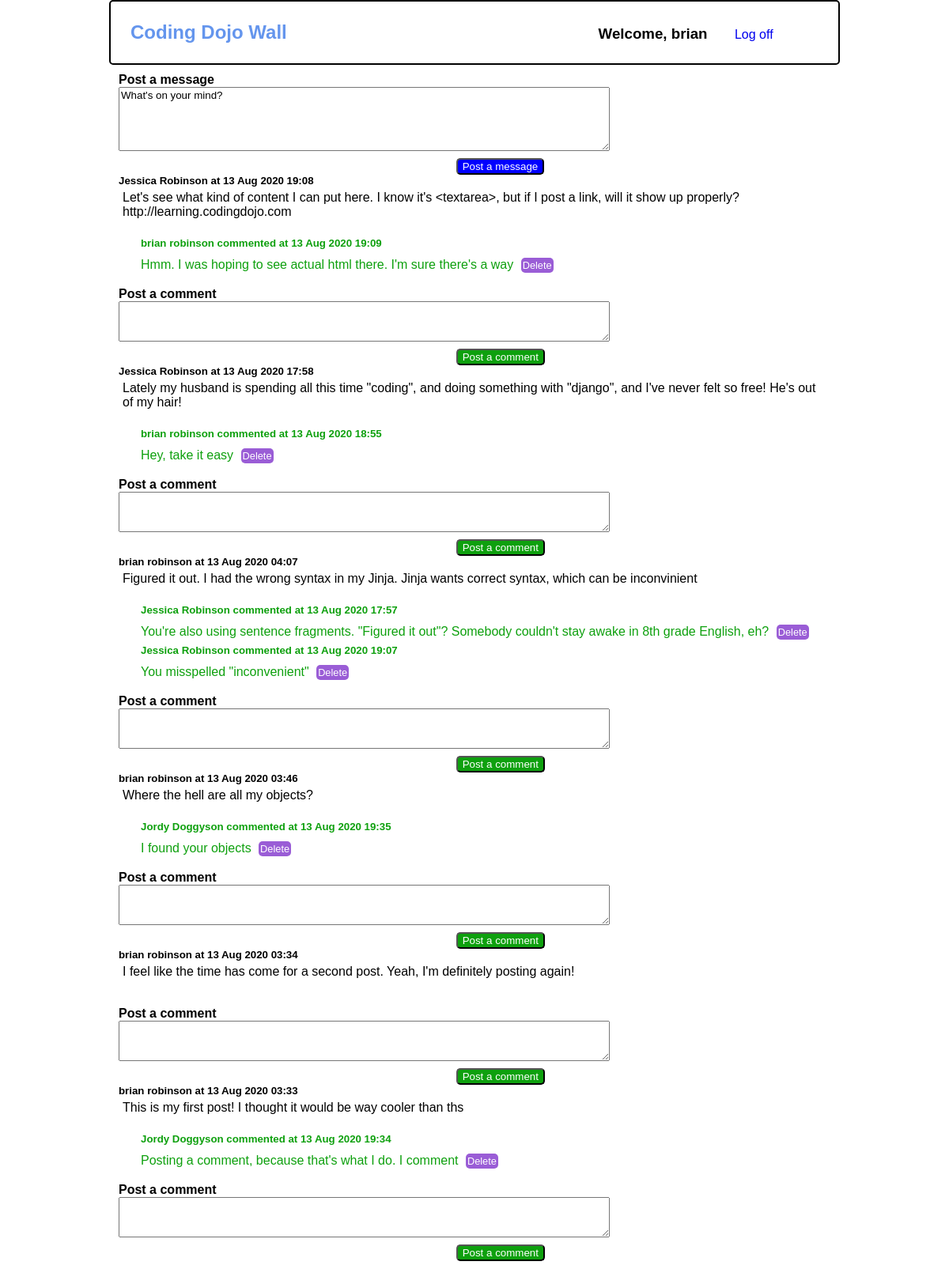
The app's page /wall/show_wall (signed in) with its own data.
### login_app/models.py (models this page shows)
class User(models.Model):
    first_name = models.CharField(max_length=255)
    last_name = models.CharField(max_length=255)
    email = models.CharField(max_length=255)
    password = models.CharField(max_length=255)
    birthday = models.DateTimeField()
    created_at = models.DateTimeField(auto_now_add=True)
    updated_at = models.DateTimeField(auto_now=True)
    objects=UserManager()

### message_app/models.py (models this page shows)
class Message(models.Model):
    content=models.TextField()
    poster=models.ForeignKey(User,related_name="message",on_delete=models.CASCADE, null=True)
    created_at=models.DateTimeField(auto_now_add=True)
    updated_at=models.DateTimeField(auto_now=True)

class Comment(models.Model):
    content=models.TextField()
    poster=models.ForeignKey(User,related_name="comment",on_delete=models.CASCADE, null=True)
    message=models.ForeignKey(Message,related_name="comment",on_delete=models.CASCADE, null=True)
    created_at=models.DateTimeField(auto_now_add=True)
    updated_at=models.DateTimeField(auto_now=True)

### message_app/views.py (the view)
# urls.py: path('show_wall',views.show_wall),
def show_wall(request):
    print("just got called to show the wall")
    context={
        "messages":Message.objects.all(),
    }
    return render(request,"thewall.html",context)

### message_app/templates/thewall.html (shortened to what this page needs)
<!DOCTYPE html>
<html lang="en">
<head>
    {% load static %}
    <link rel="stylesheet" href="{% static 'messages/style.css' %}">
</head>
<body>
    <div id="header">
        <h2 class="header-footer">Coding Dojo Wall</h2>
        <h3 id="welcome">Welcome, {{request.session.first_name}}</h3>
        <a class="right" href="logout">Log off</a>
    </div>
    <div id="wrapper">
        <h4>Post a message</h4>
        <form action="add_message" method="POST">
            <textarea name="message" id="message" cols="75" rows="5">What's on your mind?</textarea>
            <button id="post_message" type="submit">Post a message</button>
        </form>
        {% for message in messages reversed %}
        <h5>{{message.poster.first_name}} {{message.poster.last_name}} at
            {{message.created_at|date:"d M Y"}}
            {{message.created_at|time:"H:i"}}</h5>
        <p class="message">{{message.content}}</p>
        {% for comment in message.comment.all %}
            <h5 class="comment">{{comment.poster.first_name}} {{comment.poster.last_name}} commented at
                {{comment.created_at|date:"d M Y"}}
                {{comment.created_at|time:"H:i"}}</h5>
            <p class="comment">{{comment.content}} <a href="{{comment.id}}/delete_comment" class="delete_comment">Delete</a></p>
            {% endfor %}
            <form action="add_comment" method="POST" style="margin-top: 15px;">
                <h4>Post a comment</h4>
                <textarea name="comment" id="comment" cols="75" rows="3"></textarea>
                <input id="post_comment" type="submit" value="Post a comment">
                </form>
        {% endfor %}
    </div>
</body>
</html>

### login_app/static/messages/style.css (style rules this page uses)
* { font-family: sans-serif; margin: 0px auto; }
#wrapper { padding: 10px; width: 900px; margin: 0px auto }
#header { width: 900px; margin: 0px auto; padding: 10px; vertical-align: bottom; border: 2px solid black; border-radius: 5px; vertical-align: bottom; }
.header-footer { margin: 15px; color: cornflowerblue; display: inline-block; }
#welcome { margin-left: 20em; display: inline-block; margin-right: 30px; }
.right { text-align: right; display: inline-block; margin-right: 10px; text-decoration: none; }
.message { padding: 5px 5px 20px 5px; }
.comment { padding: 3px; margin-left: 25px; color: rgb(14, 160, 14); }
#post_message { margin-top: 5px; display: block; margin-left: 32em; background-color: blue; box-shadow: black; color: white; border-radius: 5px; }
#post_comment { margin-top: 5px; display: block; margin-left: 32em; background-color: rgb(14, 160, 14); box-shadow: black; color: white; border-radius: 5px; }
.delete_comment { margin: 5px 0px 0px 5px; display: inline-block; background-color: rgb(154, 93, 214); box-shadow: black; color: white; border-radius: 5px; text-align: left; font-size: .8em; text-decoration: none; padding: 2px }

### records on screen
User: session.first_name "brian"
Message: poster.first_name "Jessica", poster.last_name "Robinson", created_at "13 Aug 2020", created_at "19:08", content "Let's see what kind of content I can put here. I know it's <textarea>, but if I post a link, will it show up properly? http://learning.codingdojo.com"
Comment: poster.first_name "brian", poster.last_name "robinson", created_at "13 Aug 2020", created_at "19:09", content "Hmm. I was hoping to see actual html there. I'm sure there's a way"
Message: poster.first_name "Jessica", poster.last_name "Robinson", created_at "13 Aug 2020", created_at "17:58", content "Lately my husband is spending all this time \"coding\", and doing something with \"django\", and I've never felt so free! He's out of my hair!"
Comment: poster.first_name "brian", poster.last_name "robinson", created_at "13 Aug 2020", created_at "18:55", content "Hey, take it easy"
Message: poster.first_name "brian", poster.last_name "robinson", created_at "13 Aug 2020", created_at "04:07", content "Figured it out. I had the wrong syntax in my Jinja. Jinja wants correct syntax, which can be inconvinient"
Comment: poster.first_name "Jessica", poster.last_name "Robinson", created_at "13 Aug 2020", created_at "17:57", content "You're also using sentence fragments. \"Figured it out\"? Somebody couldn't stay awake in 8th grade English, eh?"
Comment: poster.first_name "Jessica", poster.last_name "Robinson", created_at "13 Aug 2020", created_at "19:07", content "You misspelled \"inconvenient\""
Message: poster.first_name "brian", poster.last_name "robinson", created_at "13 Aug 2020", created_at "03:46", content "Where the hell are all my objects?"
Comment: poster.first_name "Jordy", poster.last_name "Doggyson", created_at "13 Aug 2020", created_at "19:35", content "I found your objects"
Message: poster.first_name "brian", poster.last_name "robinson", created_at "13 Aug 2020", created_at "03:34", content "I feel like the time has come for a second post. Yeah, I'm definitely posting again!"
Message: poster.first_name "brian", poster.last_name "robinson", created_at "13 Aug 2020", created_at "03:33", content "This is my first post! I thought it would be way cooler than ths"
Comment: poster.first_name "Jordy", poster.last_name "Doggyson", created_at "13 Aug 2020", created_at "19:34", content "Posting a comment, because that's what I do. I comment"
